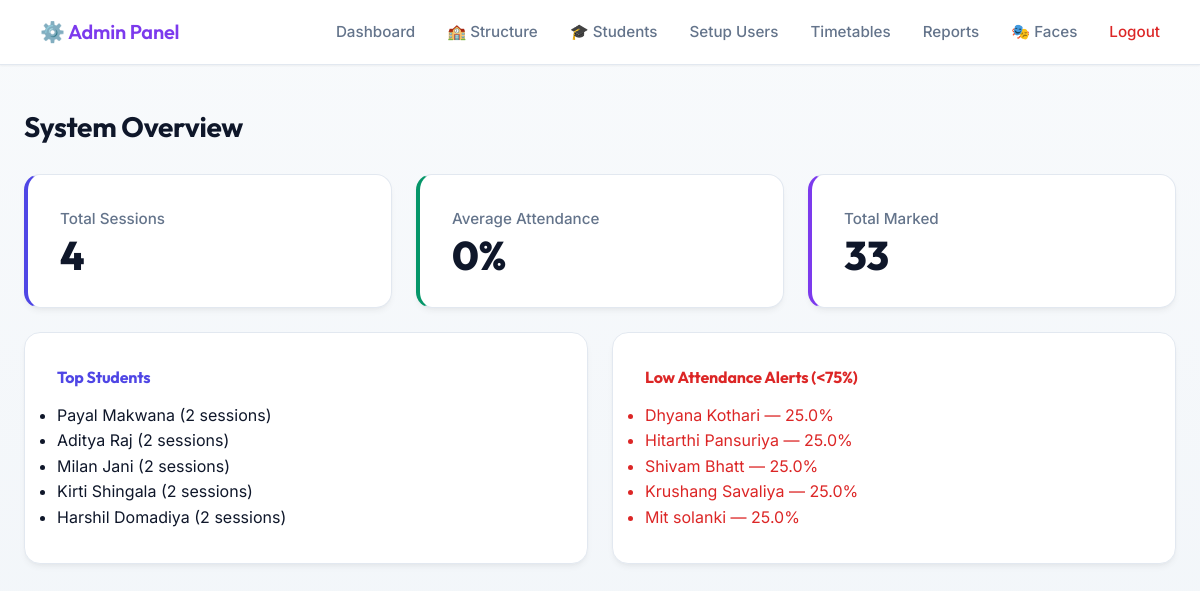
/admin (signed in), run on the app's committed database.
### tables this page shows
CREATE TABLE students (
                id INTEGER PRIMARY KEY AUTOINCREMENT,
                student_id TEXT UNIQUE NOT NULL,
                name TEXT NOT NULL,
                email TEXT UNIQUE NOT NULL,
                department TEXT NOT NULL,
                created_at TIMESTAMP DEFAULT CURRENT_TIMESTAMP,
                is_active BOOLEAN DEFAULT 1
            , class_id INTEGER, batch_id INTEGER, roll_number TEXT, phone TEXT, face_pid TEXT);

### app.py (the view)
    def wrap(*args, **kwargs):
        if not session.get("admin_logged_in"):
            return redirect(url_for("admin_login"))
        return f(*args, **kwargs)

### app.py (called while the page is built)
def admin_required(f):
    def wrap(*args, **kwargs):
        if not session.get("admin_logged_in"):
            return redirect(url_for("admin_login"))
        return f(*args, **kwargs)
    wrap.__name__ = f.__name__
    return wrap

@app.route("/admin")
@admin_required
def admin_dashboard():
    stats = analytics_service.get_system_statistics()
    return render_template("admin_dashboard.html", stats=stats)

### database.py (called while the page is built)
    def connect(self):
        self.conn   = sqlite3.connect(DB_PATH)
        self.conn.row_factory = sqlite3.Row
        self.cursor = self.conn.cursor()

    def disconnect(self):
        if self.conn:
            self.conn.close()
            self.conn   = None
            self.cursor = None

### templates/admin_dashboard.html (shortened to what this page needs)
{% extends "admin_base.html" %}
{% block content %}
<h2>System Overview</h2>
<div class="grid-cards">
    <div class="stat-card stat-blue">
        <p>Total Sessions</p>
        <h3>{{ stats.total_sessions }}</h3>
    </div>
    <div class="stat-card stat-green">
        <p>Average Attendance</p>
        <h3>{{ stats.average_attendance|round(1) }}%</h3>
    </div>
    <div class="stat-card stat-purple">
        <p>Total Marked</p>
        <h3>{{ stats.total_marked }}</h3>
    </div>
</div>
<div class="grid-cards">
    <div class="stat-card" style="text-align: left;">
        <h4 style="color: var(--accent-blue);">Top Students</h4>
        <ul>
            {% for name, count in stats.top_students %}
                <li>{{ name }} ({{ count }} sessions)</li>
            {% else %}
                <li style="color: var(--text-muted);">No data yet</li>
            {% endfor %}
        </ul>
    </div>
    <div class="stat-card" style="text-align: left;">
        <h4 style="color: var(--accent-red);">Low Attendance Alerts (<75%)</h4>
        <ul>
            {% for name, rate in stats.low_attendance_students %}
                <li style="color: var(--accent-red);">{{ name }} — {{ rate|round(1) }}%</li>
            {% else %}
                <li style="color: var(--accent-green);">All good!</li>
            {% endfor %}
        </ul>
    </div>
</div>
{% endblock %}

### static/css/styles.css (style rules this page uses)
:root { --bg-primary: #f8fafc; --bg-color-gradient: linear-gradient(180deg, #f8fafc 0%, #f1f5f9 100%); --bg-card: #ffffff; --bg-hover: #f1f5f9; --border-color: #e2e8f0; --border-light: #cbd5e1; --text-primary: #0f172a; --text-muted: #64748b; --text-inverse: #ffffff; --accent-blue: #4f46e5; --accent-blue-hover: #4338ca; --accent-green: #059669; --accent-green-hover: #047857; --accent-red: #dc2626; --accent-red-hover: #b91c1c; --accent-purple: #7c3aed; --accent-gold: #d97706; --shadow-sm: 0 1px 2px 0 rgba(0, 0, 0, 0.05); --shadow-md: 0 4px 6px -1px rgba(0, 0, 0, 0.05), 0 2px 4px -1px rgba(0, 0, 0, 0.03); --shadow-lg: 0 10px 15px -3px rgba(0, 0, 0, 0.08), 0 4px 6px -2px rgba(0, 0, 0, 0.04); --radius-md: 10px; --radius-lg: 16px; --radius-full: 9999px; --transition-fast: 0.15s ease-in-out; --transition-smooth: 0.3s cubic-bezier(0.4, 0, 0.2, 1); }
* { box-sizing: border-box; margin: 0; padding: 0; }
body { font-family: 'Inter', system-ui, -apple-system, sans-serif; background-color: var(--bg-primary); background-image: var(--bg-color-gradient); background-attachment: fixed; color: var(--text-primary); line-height: 1.6; min-height: 100vh; display: flex; flex-direction: column; -webkit-font-smoothing: antialiased; -moz-osx-font-smoothing: grayscale; }
h1, h2, h3, h4, .nav-brand { font-family: 'Outfit', 'Inter', sans-serif; font-weight: 700; letter-spacing: -0.01em; color: var(--text-primary); margin-bottom: 0.75rem; }
h2 { font-size: 1.75rem; }
h3 { font-size: 1.25rem; }
p { margin-bottom: 1rem; color: var(--text-muted); }
.grid-cards { display: grid; grid-template-columns: repeat(auto-fit, minmax(280px, 1fr)); gap: 1.5rem; margin-top: 1.5rem; }
.stat-card { background: var(--bg-card); padding: 2rem; border-radius: var(--radius-lg); border: 1px solid var(--border-color); box-shadow: var(--shadow-md); transition: var(--transition-smooth); }
.stat-card p { color: var(--text-muted); font-weight: 500; margin-bottom: 0.25rem; font-size: 0.95rem; }
.stat-card h3 { font-size: 2.5rem; font-weight: 800; margin: 0; line-height: 1; }
.stat-blue { border-left: 4px solid var(--accent-blue); }
.stat-blue h3 { color: var(--text-primary); }
.stat-green { border-left: 4px solid var(--accent-green); }
.stat-green h3 { color: var(--text-primary); }
.stat-purple { border-left: 4px solid var(--accent-purple); }
.stat-purple h3 { color: var(--text-primary); }

### data on the page
students: name "Payal Makwana", count "2"
students: name "Aditya Raj", count "2"
students: name "Milan Jani", count "2"
students: name "Kirti Shingala", count "2"
students: name "Harshil Domadiya", count "2"
students: name "Dhyana Kothari", rate "25.0"
students: name "Hitarthi Pansuriya", rate "25.0"
students: name "Shivam Bhatt", rate "25.0"
students: name "Krushang Savaliya", rate "25.0"
students: name "Mit solanki", rate "25.0"

### other printed values
{{ stats.total_sessions }} "4"
{{ stats.average_attendance|round(1) }} "0"
{{ stats.total_marked }} "33"
